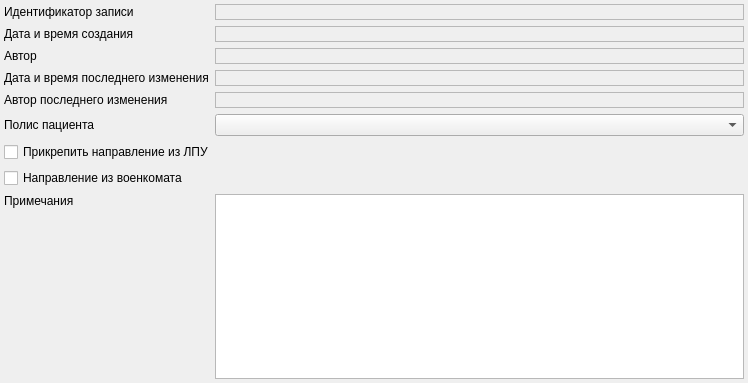
<?xml version="1.0" encoding="UTF-8"?>
<ui version="4.0">
 <class>EventNotesPageWidget</class>
 <widget class="QWidget" name="EventNotesPageWidget">
  <property name="geometry">
   <rect>
    <x>0</x>
    <y>0</y>
    <width>748</width>
    <height>383</height>
   </rect>
  </property>
  <property name="windowTitle">
   <string>Form</string>
  </property>
  <layout class="QGridLayout" name="gridLayoutEventNotes">
   <property name="margin">
    <number>4</number>
   </property>
   <property name="spacing">
    <number>4</number>
   </property>
   <item row="0" column="0">
    <widget class="QScrollArea" name="scrollArea">
     <property name="frameShape">
      <enum>QFrame::NoFrame</enum>
     </property>
     <property name="widgetResizable">
      <bool>true</bool>
     </property>
     <widget class="QWidget" name="scrollAreaWidgetContents">
      <property name="geometry">
       <rect>
        <x>0</x>
        <y>0</y>
        <width>740</width>
        <height>375</height>
       </rect>
      </property>
      <layout class="QGridLayout" name="gridLayout">
       <property name="margin">
        <number>0</number>
       </property>
       <item row="1" column="0">
        <widget class="QLabel" name="lblEventCreateDateTime">
         <property name="text">
          <string>Дата и время создания</string>
         </property>
        </widget>
       </item>
       <item row="2" column="1">
        <widget class="QLabel" name="lblEventCreatePersonValue">
         <property name="frameShape">
          <enum>QFrame::StyledPanel</enum>
         </property>
         <property name="frameShadow">
          <enum>QFrame::Sunken</enum>
         </property>
         <property name="text">
          <string/>
         </property>
         <property name="textInteractionFlags">
          <set>Qt::LinksAccessibleByMouse|Qt::TextSelectableByMouse</set>
         </property>
        </widget>
       </item>
       <item row="0" column="0">
        <widget class="QLabel" name="lblEventId">
         <property name="text">
          <string>Идентификатор записи</string>
         </property>
        </widget>
       </item>
       <item row="5" column="1">
        <widget class="CClientPolicyComboBox" name="cmbClientPolicy"/>
       </item>
       <item row="6" column="0" colspan="2">
        <widget class="QCheckBox" name="chkLPUReferral">
         <property name="text">
          <string>Прикрепить направление из ЛПУ</string>
         </property>
        </widget>
       </item>
       <item row="2" column="0">
        <widget class="QLabel" name="lblEventCreatePerson">
         <property name="text">
          <string>Автор</string>
         </property>
        </widget>
       </item>
       <item row="0" column="1">
        <widget class="QLabel" name="lblEventIdValue">
         <property name="frameShape">
          <enum>QFrame::StyledPanel</enum>
         </property>
         <property name="frameShadow">
          <enum>QFrame::Sunken</enum>
         </property>
         <property name="text">
          <string/>
         </property>
         <property name="textInteractionFlags">
          <set>Qt::LinksAccessibleByMouse|Qt::TextSelectableByMouse</set>
         </property>
        </widget>
       </item>
       <item row="4" column="0">
        <widget class="QLabel" name="lblEventModifyPerson">
         <property name="text">
          <string>Автор последнего изменения</string>
         </property>
        </widget>
       </item>
       <item row="9" column="0">
        <spacer name="verticalSpacer">
         <property name="orientation">
          <enum>Qt::Vertical</enum>
         </property>
         <property name="sizeHint" stdset="0">
          <size>
           <width>20</width>
           <height>154</height>
          </size>
         </property>
        </spacer>
       </item>
       <item row="8" column="0">
        <widget class="QLabel" name="lblEventNote">
         <property name="sizePolicy">
          <sizepolicy hsizetype="Maximum" vsizetype="Preferred">
           <horstretch>0</horstretch>
           <verstretch>0</verstretch>
          </sizepolicy>
         </property>
         <property name="text">
          <string>Примечания</string>
         </property>
         <property name="alignment">
          <set>Qt::AlignLeading|Qt::AlignLeft|Qt::AlignVCenter</set>
         </property>
         <property name="buddy">
          <cstring>edtEventNote</cstring>
         </property>
        </widget>
       </item>
       <item row="3" column="0">
        <widget class="QLabel" name="lblEventModifyDateTime">
         <property name="text">
          <string>Дата и время последнего изменения</string>
         </property>
        </widget>
       </item>
       <item row="4" column="1">
        <widget class="QLabel" name="lblEventModifyPersonValue">
         <property name="frameShape">
          <enum>QFrame::StyledPanel</enum>
         </property>
         <property name="frameShadow">
          <enum>QFrame::Sunken</enum>
         </property>
         <property name="text">
          <string/>
         </property>
         <property name="textInteractionFlags">
          <set>Qt::LinksAccessibleByMouse|Qt::TextSelectableByMouse</set>
         </property>
        </widget>
       </item>
       <item row="8" column="1" rowspan="2">
        <widget class="QTextEdit" name="edtEventNote">
         <property name="minimumSize">
          <size>
           <width>0</width>
           <height>100</height>
          </size>
         </property>
        </widget>
       </item>
       <item row="1" column="1">
        <widget class="QLabel" name="lblEventCreateDateTimeValue">
         <property name="frameShape">
          <enum>QFrame::StyledPanel</enum>
         </property>
         <property name="frameShadow">
          <enum>QFrame::Sunken</enum>
         </property>
         <property name="text">
          <string/>
         </property>
         <property name="textInteractionFlags">
          <set>Qt::LinksAccessibleByMouse|Qt::TextSelectableByMouse</set>
         </property>
        </widget>
       </item>
       <item row="5" column="0">
        <widget class="QLabel" name="lblClientPolicy">
         <property name="text">
          <string>Полис пациента</string>
         </property>
         <property name="buddy">
          <cstring>cmbClientPolicy</cstring>
         </property>
        </widget>
       </item>
       <item row="3" column="1">
        <widget class="QLabel" name="lblEventModifyDateTimeValue">
         <property name="frameShape">
          <enum>QFrame::StyledPanel</enum>
         </property>
         <property name="frameShadow">
          <enum>QFrame::Sunken</enum>
         </property>
         <property name="text">
          <string/>
         </property>
         <property name="textInteractionFlags">
          <set>Qt::LinksAccessibleByMouse|Qt::TextSelectableByMouse</set>
         </property>
        </widget>
       </item>
       <item row="7" column="0" colspan="2">
        <widget class="QCheckBox" name="chkArmyReferral">
         <property name="text">
          <string>Направление из военкомата</string>
         </property>
        </widget>
       </item>
      </layout>
     </widget>
    </widget>
   </item>
  </layout>
 </widget>
 <customwidgets>
  <customwidget>
   <class>CClientPolicyComboBox</class>
   <extends>QComboBox</extends>
   <header>Events/ClientPolicyComboBox.h</header>
  </customwidget>
 </customwidgets>
 <tabstops>
  <tabstop>scrollArea</tabstop>
  <tabstop>cmbClientPolicy</tabstop>
  <tabstop>chkLPUReferral</tabstop>
  <tabstop>chkArmyReferral</tabstop>
  <tabstop>edtEventNote</tabstop>
 </tabstops>
 <resources/>
 <connections/>
</ui>
